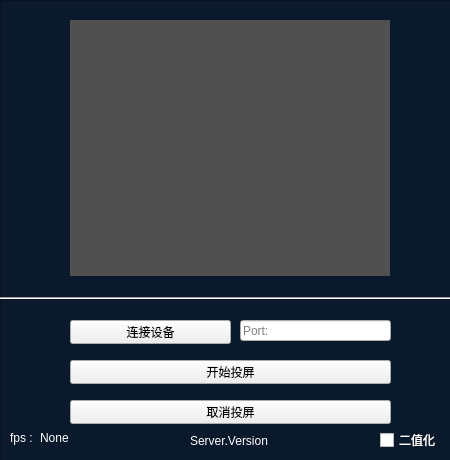
<?xml version="1.0" encoding="UTF-8"?>
<ui version="4.0">
 <class>ScreenRecorder</class>
 <widget class="QWidget" name="ScreenRecorder">
  <property name="geometry">
   <rect>
    <x>0</x>
    <y>0</y>
    <width>450</width>
    <height>460</height>
   </rect>
  </property>
  <property name="windowTitle">
   <string>Form</string>
  </property>
  <widget class="QLabel" name="display_area">
   <property name="geometry">
    <rect>
     <x>70</x>
     <y>20</y>
     <width>320</width>
     <height>256</height>
    </rect>
   </property>
   <property name="styleSheet">
    <string notr="true">background-color: rgb(80,80,80);</string>
   </property>
   <property name="text">
    <string/>
   </property>
  </widget>
  <widget class="QListView" name="background">
   <property name="geometry">
    <rect>
     <x>0</x>
     <y>0</y>
     <width>451</width>
     <height>471</height>
    </rect>
   </property>
   <property name="styleSheet">
    <string notr="true">background-color: #0B192C;</string>
   </property>
  </widget>
  <widget class="Line" name="line">
   <property name="geometry">
    <rect>
     <x>0</x>
     <y>290</y>
     <width>451</width>
     <height>16</height>
    </rect>
   </property>
   <property name="orientation">
    <enum>Qt::Horizontal</enum>
   </property>
  </widget>
  <widget class="QPushButton" name="connect_btn">
   <property name="geometry">
    <rect>
     <x>70</x>
     <y>320</y>
     <width>161</width>
     <height>24</height>
    </rect>
   </property>
   <property name="text">
    <string>连接设备</string>
   </property>
  </widget>
  <widget class="QPushButton" name="share_screen">
   <property name="geometry">
    <rect>
     <x>70</x>
     <y>360</y>
     <width>321</width>
     <height>24</height>
    </rect>
   </property>
   <property name="text">
    <string>开始投屏</string>
   </property>
  </widget>
  <widget class="QPushButton" name="other_settings">
   <property name="geometry">
    <rect>
     <x>70</x>
     <y>400</y>
     <width>321</width>
     <height>24</height>
    </rect>
   </property>
   <property name="text">
    <string>取消投屏</string>
   </property>
  </widget>
  <widget class="QLabel" name="label_fps">
   <property name="geometry">
    <rect>
     <x>10</x>
     <y>430</y>
     <width>54</width>
     <height>16</height>
    </rect>
   </property>
   <property name="styleSheet">
    <string notr="true">color: rgb(255, 255, 255);</string>
   </property>
   <property name="text">
    <string>fps :  </string>
   </property>
  </widget>
  <widget class="QLabel" name="index_fps">
   <property name="geometry">
    <rect>
     <x>40</x>
     <y>430</y>
     <width>54</width>
     <height>16</height>
    </rect>
   </property>
   <property name="styleSheet">
    <string notr="true">color: rgb(255, 255, 255);</string>
   </property>
   <property name="text">
    <string>None</string>
   </property>
  </widget>
  <widget class="QCheckBox" name="cb_1">
   <property name="geometry">
    <rect>
     <x>380</x>
     <y>430</y>
     <width>79</width>
     <height>20</height>
    </rect>
   </property>
   <property name="styleSheet">
    <string notr="true">color: rgb(255, 255, 255);</string>
   </property>
   <property name="text">
    <string>二值化</string>
   </property>
  </widget>
  <widget class="QLabel" name="label">
   <property name="geometry">
    <rect>
     <x>190</x>
     <y>430</y>
     <width>81</width>
     <height>21</height>
    </rect>
   </property>
   <property name="styleSheet">
    <string notr="true">color: rgb(255, 255, 255);</string>
   </property>
   <property name="text">
    <string>Server.Version</string>
   </property>
  </widget>
  <widget class="QLineEdit" name="lineEdit">
   <property name="geometry">
    <rect>
     <x>240</x>
     <y>320</y>
     <width>151</width>
     <height>21</height>
    </rect>
   </property>
   <property name="placeholderText">
    <string>Port:</string>
   </property>
  </widget>
  <zorder>background</zorder>
  <zorder>display_area</zorder>
  <zorder>line</zorder>
  <zorder>connect_btn</zorder>
  <zorder>share_screen</zorder>
  <zorder>other_settings</zorder>
  <zorder>label_fps</zorder>
  <zorder>index_fps</zorder>
  <zorder>cb_1</zorder>
  <zorder>label</zorder>
  <zorder>lineEdit</zorder>
 </widget>
 <resources/>
 <connections/>
</ui>
